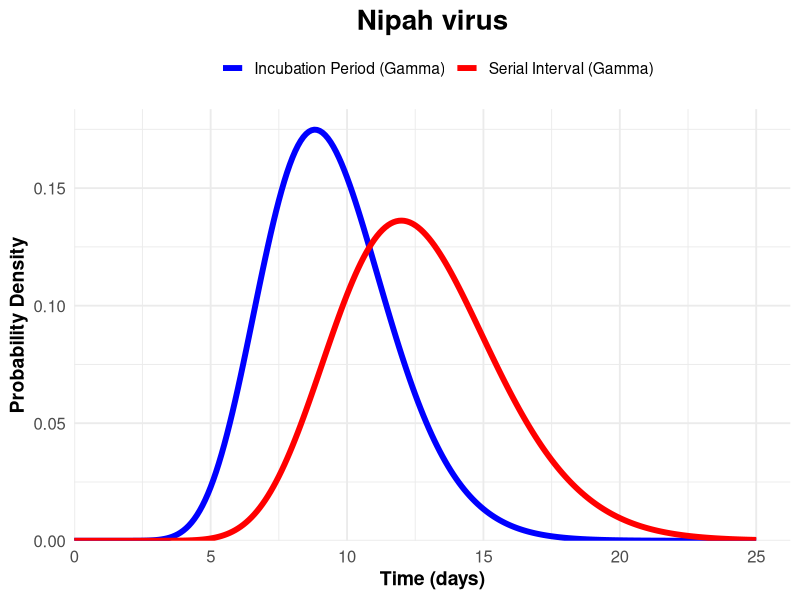

R code for this plot:
library(ggplot2)
library(stats)


rm(list = ls())



# Parameters for Incubation Period (Gamma)
# Modelled with EpiLPS. Data set from Nikolay et al. 2019
incubation_shape <- 16.123
incubation_rate <- 1.714

# Parameters for Serial Interval (Gamma)
# Nikolay et al. 2019	
# https://www.nejm.org/doi/10.1056/NEJMoa1805376?url_ver=Z39.88-2003&rfr_id=ori:rid:crossref.org&rfr_dat=cr_pub%20%200pubmed#f1
serial_mean <- 12.7
serial_sd <- 3.0
serial_variance <- serial_sd^2
serial_shape <- (serial_mean^2) / serial_variance
serial_rate <- serial_mean / serial_variance

# Probability Density Functions
incubation_pdf <- function(x) dgamma(x, shape = incubation_shape, rate = incubation_rate)
serial_pdf <- function(x) dgamma(x, shape = serial_shape, rate = serial_rate)

# Calculate Intersection and Pre-symptomatic Transmission
intersection <- uniroot(function(x) incubation_pdf(x) - serial_pdf(x), lower = 10, upper = 15)$root
pre_symptomatic <- (pgamma(intersection, shape = serial_shape, rate = serial_rate) - 
                      pgamma(intersection, shape = incubation_shape, rate = incubation_rate)) * 100

cat("Percentage of pre-symptomatic transmission:", pre_symptomatic, "%\n")

# Visualisation
time_range <- seq(0, 25, by = 0.1)
incubation_values <- incubation_pdf(time_range)
serial_values <- serial_pdf(time_range)

# Combine data for plotting
plot_data <- data.frame(
  Time = rep(time_range, 2),
  PDF = c(incubation_values, serial_values),
  Type = rep(c("Incubation Period (Gamma)", "Serial Interval (Gamma)"), each = length(time_range))
)

# Plot
ggplot(plot_data, aes(x = Time, y = PDF, color = Type)) +
  geom_line(size = 2.0) +
  scale_color_manual(values = c("Incubation Period (Gamma)" = "blue", 
                                "Serial Interval (Gamma)" = "red")) +
  labs(
    title = "Nipah virus",
    x = "Time (days)",
    y = "Probability Density",
    color = ""
  ) +
  theme_minimal(base_size = 14) +
  theme(
    plot.title = element_text(face = "bold", size = 20, hjust = 0.5),
    legend.position = "top",
    axis.title = element_text(face = "bold"),
    axis.text = element_text(size = 12)
  ) +
  scale_x_continuous(expand = expansion(mult = c(0, 0.05))) +
  scale_y_continuous(expand = expansion(mult = c(0, 0.05)))

